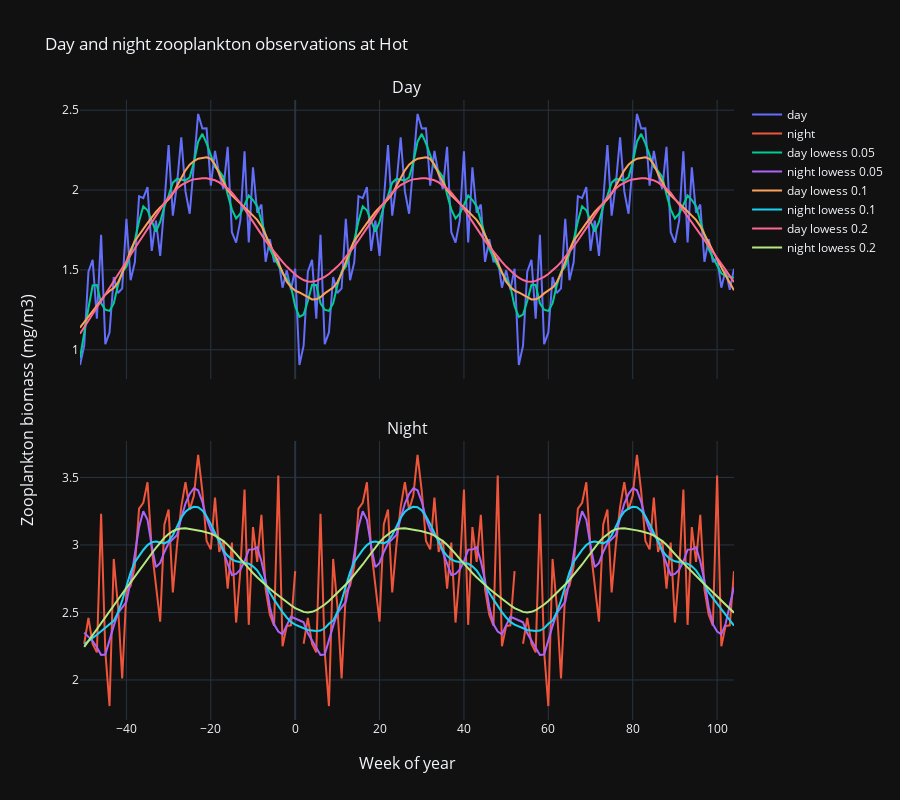

Notebook code cell kept with this figure:
### Code cell
fig = make_subplots(
    rows=2,
    cols=1,
    shared_xaxes=True,
    subplot_titles=("Day", "Night"),
    vertical_spacing=0.1,
    x_title="Week of year",
    y_title="Zooplankton biomass (mg/m3)",
)
fig.add_trace(
    go.Scatter(x=gathered_data.week.data.flatten(), y=gathered_data.day.data.flatten(), mode="lines", name="day"),
    row=1,
    col=1,
)
fig.add_trace(
    go.Scatter(x=gathered_data.week.data.flatten(), y=gathered_data.night.data.flatten(), mode="lines", name="night"),
    row=2,
    col=1,
)
for frac in [0.05, 0.1, 0.2]:
    lowess_day = lowess(gathered_data.day.data.flatten(), gathered_data.week.data.flatten(), frac=frac)
    fig.add_trace(
        go.Scatter(x=lowess_day[:, 0], y=lowess_day[:, 1], mode="lines", name=f"day lowess {frac}"), row=1, col=1
    )

    lowess_night = lowess(gathered_data.night.data.flatten(), gathered_data.week.data.flatten(), frac=frac)
    fig.add_trace(
        go.Scatter(x=lowess_night[:, 0], y=lowess_night[:, 1], mode="lines", name=f"night lowess {frac}"), row=2, col=1
    )
    gathered_data[f"day_lowess_{frac}"] = xr.DataArray(
        lowess_day[:, 1], dims=["week"], coords={"week": lowess_day[:, 0]}, attrs={"frac": frac, "units": "mg/m3"}
    )
    gathered_data[f"night_lowess_{frac}"] = xr.DataArray(
        lowess_night[:, 1], dims=["week"], coords={"week": lowess_night[:, 0]}, attrs={"frac": frac, "units": "mg/m3"}
    )

fig.update_layout(
    title=f"Day and night zooplankton observations at {station}",
    height=800,
)
# dark mode
fig.update_layout(template="plotly_dark")

fig.show()

### Figure 1 — Plotly figure (JSON) as saved in the notebook; plotly's stock layout.template omitted (floating-point values rounded to 4 significant figures; data arrays with more than 128 entries replaced by an {"elided": "..."} marker saying what was removed)
{"data": [{"mode": "lines", "name": "day", "type": "scatter", "x": {"elided": "156 int values"}, "xaxis": "x", "y": {"elided": "156 float values"}, "yaxis": "y"}, {"mode": "lines", "name": "night", "type": "scatter", "x": {"elided": "156 int values"}, "xaxis": "x2", "y": {"elided": "156 float values"}, "yaxis": "y2"}, {"mode": "lines", "name": "day lowess 0.05", "type": "scatter", "x": {"elided": "156 int values"}, "xaxis": "x", "y": {"elided": "156 float values"}, "yaxis": "y"}, {"mode": "lines", "name": "night lowess 0.05", "type": "scatter", "x": {"elided": "153 int values"}, "xaxis": "x2", "y": {"elided": "153 float values"}, "yaxis": "y2"}, {"mode": "lines", "name": "day lowess 0.1", "type": "scatter", "x": {"elided": "156 int values"}, "xaxis": "x", "y": {"elided": "156 float values"}, "yaxis": "y"}, {"mode": "lines", "name": "night lowess 0.1", "type": "scatter", "x": {"elided": "153 int values"}, "xaxis": "x2", "y": {"elided": "153 float values"}, "yaxis": "y2"}, {"mode": "lines", "name": "day lowess 0.2", "type": "scatter", "x": {"elided": "156 int values"}, "xaxis": "x", "y": {"elided": "156 float values"}, "yaxis": "y"}, {"mode": "lines", "name": "night lowess 0.2", "type": "scatter", "x": {"elided": "153 int values"}, "xaxis": "x2", "y": {"elided": "153 float values"}, "yaxis": "y2"}], "layout": {"annotations": [{"font": {"size": 16}, "showarrow": false, "text": "Day", "x": 0.5, "xanchor": "center", "xref": "paper", "y": 1, "yanchor": "bottom", "yref": "paper"}, {"font": {"size": 16}, "showarrow": false, "text": "Night", "x": 0.5, "xanchor": "center", "xref": "paper", "y": 0.45, "yanchor": "bottom", "yref": "paper"}, {"font": {"size": 16}, "showarrow": false, "text": "Week of year", "x": 0.5, "xanchor": "center", "xref": "paper", "y": 0, "yanchor": "top", "yref": "paper", "yshift": -30}, {"font": {"size": 16}, "showarrow": false, "text": "Zooplankton biomass (mg/m3)", "textangle": -90, "x": 0, "xanchor": "right", "xref": "paper", "xshift": -40, "y": 0.5, "yanchor": "middle", "yref": "paper"}], "height": 800, "title": {"text": "Day and night zooplankton observations at Hot"}, "xaxis": {"anchor": "y", "domain": [0, 1], "matches": "x2", "showticklabels": false}, "xaxis2": {"anchor": "y2", "domain": [0, 1]}, "yaxis": {"anchor": "x", "domain": [0.55, 1]}, "yaxis2": {"anchor": "x2", "domain": [0, 0.45]}}}
